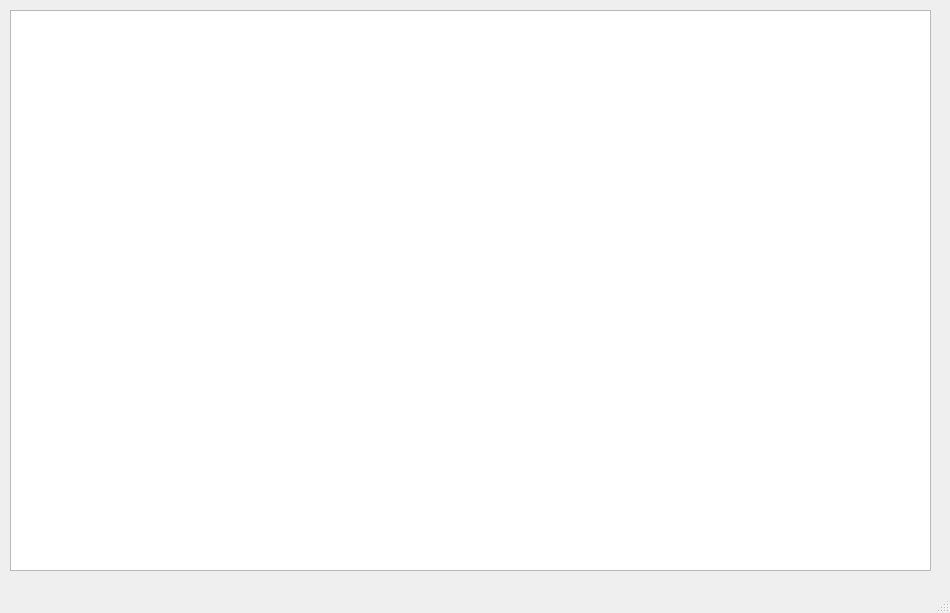
<?xml version="1.0" encoding="UTF-8"?>
<ui version="4.0">
 <class>MainWindow</class>
 <widget class="QMainWindow" name="MainWindow">
  <property name="geometry">
   <rect>
    <x>0</x>
    <y>0</y>
    <width>950</width>
    <height>613</height>
   </rect>
  </property>
  <property name="windowTitle">
   <string>MainWindow</string>
  </property>
  <widget class="QWidget" name="centralwidget">
   <widget class="QTableWidget" name="tableWidget">
    <property name="geometry">
     <rect>
      <x>10</x>
      <y>10</y>
      <width>921</width>
      <height>561</height>
     </rect>
    </property>
   </widget>
  </widget>
  <widget class="QMenuBar" name="menubar">
   <property name="geometry">
    <rect>
     <x>0</x>
     <y>0</y>
     <width>950</width>
     <height>22</height>
    </rect>
   </property>
  </widget>
  <widget class="QStatusBar" name="statusbar"/>
 </widget>
 <resources/>
 <connections/>
</ui>
